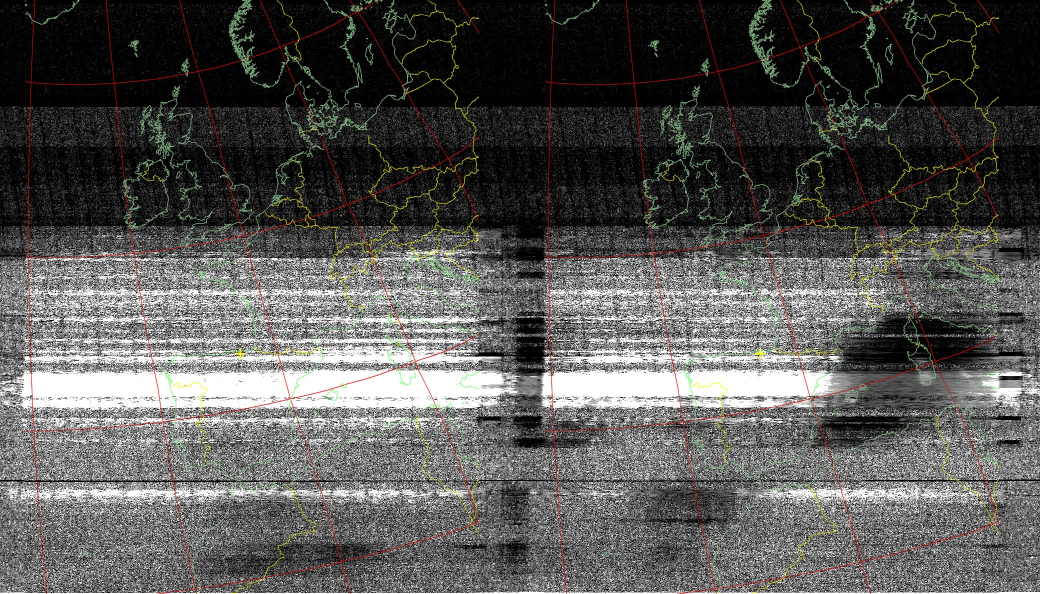
#> input picture public/projects/weather-images-from-space/06221116.jpg, 2080 x 1188 px (shown at 1/2 size)
$ python fft.py
#> lines starting #> are read from the running program, lines starting #| are printed output that depends on the picture
import numpy as np  # N-dimensional arrays
# from scipy.signal import firwin, lfilter  # filtering

from PIL import Image  # read images

# from skimage.io import imread  # read an image file
from scipy.io import wavfile  # writing wav files

import matplotlib.pyplot as plt  # showing an image plot

from tkinter import filedialog  # open/save a file through GUI

# import sys  # aborting the script

filename = filedialog.askopenfilename()  # get a jpg file, window pops up, go get jpg
#> the answer given: 06221116.jpg
data = Image.open(filename)   # open the jpg file
#> data is the input picture: PIL image 2080x1188 RGB; mean R, G, B 86.9, 86.2, 84.3
data = np.array(data)      # turn jpg into [w x h x 3]  matrix of numbers


# convert the jpg to grayscale using 1950s NTCS math
# now we lazy and just code it.
data = 0.2989*data[:,:,0] + 0.5870*data[:,:,1] + 0.1140*data[:,:,2]   # grayscale math old school
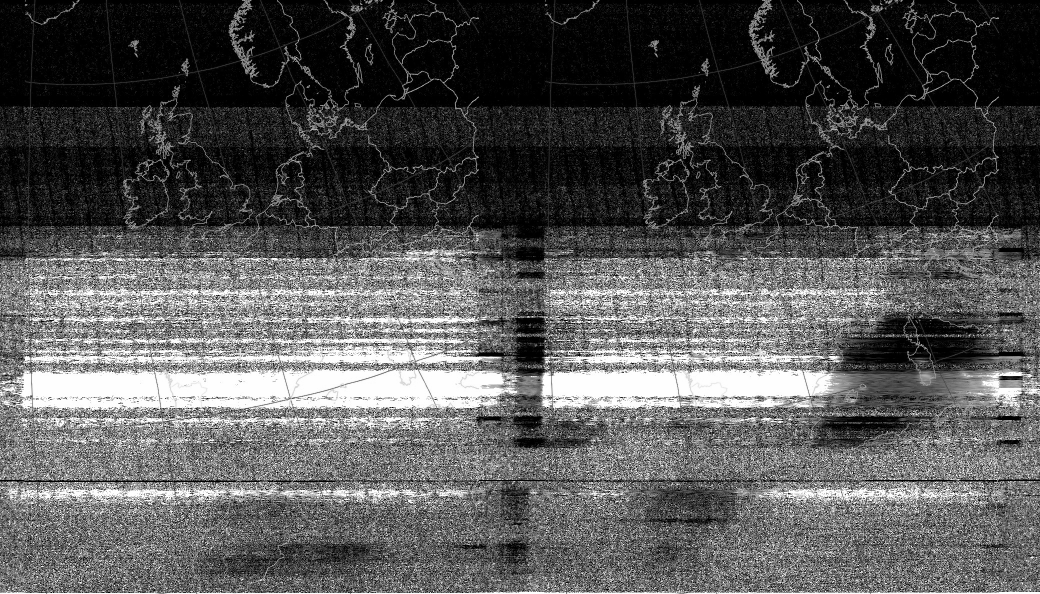
#> data: shape (1188, 2080) float64 (shown at 1/2 size); min 0, max 255, mean 86.2
# data is now a [w x h]  matrix,     so 3d to 2d


# show the image why not
plt.figure(1)
plt.imshow(data, cmap='gray') # imshow colormap = grayscale
plt.title('the picture ')
plt.show()  # show the image

# flip image up side down
data = np.flip(data,axis=0)
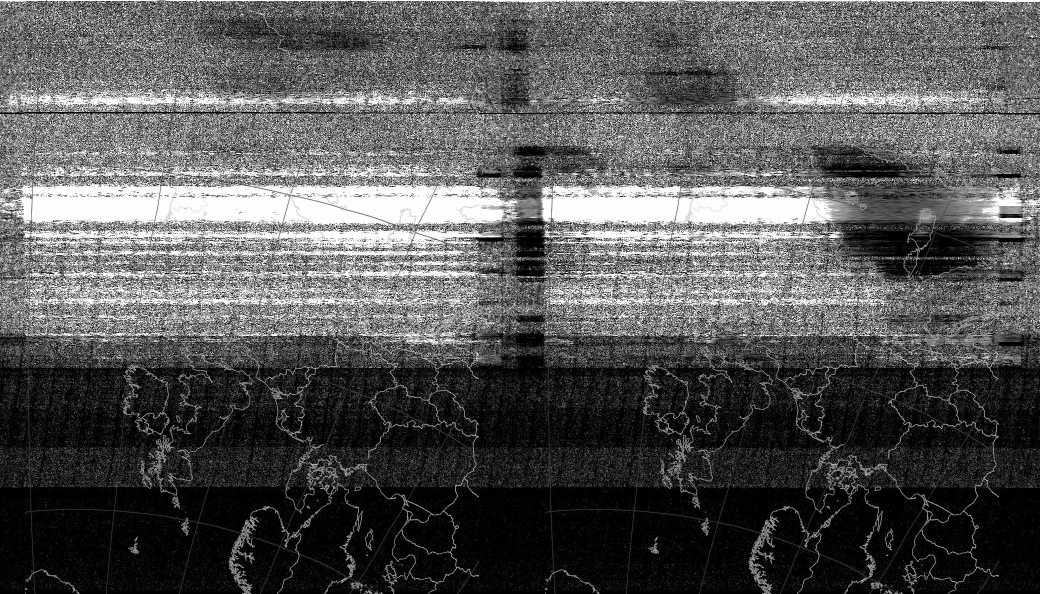
#> data: shape (1188, 2080) float64 (shown at 1/2 size); min 0, max 255, mean 86.2
plt.figure(2)
plt.imshow(data,cmap='gray')
plt.title('image now flipped')
plt.show()

#now the crazy part, need to do fftshift to place dc terms at extreme left and right
# crazy math parts, drinking strong beer is a good idea, beyond this part
data = np.fft.fftshift(data,axes=1)  #fftshift along width of image
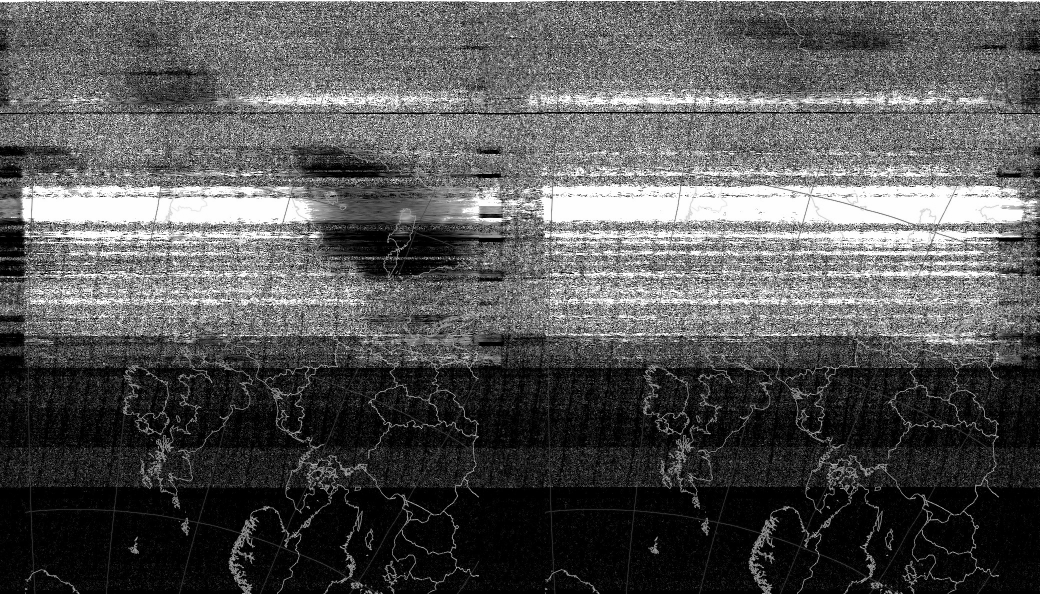
#> data: shape (1188, 2080) float64 (shown at 1/2 size); min 0, max 255, mean 86.2
plt.figure(3)
plt.imshow(data,cmap='gray')
plt.title('image now fftshift to dc regions')
plt.show()

#finally the ifft part
# this part converts the image into time domain signals
# this is the i/q data we send to transmitter for jamming.
data = np.fft.ifft(data,axis=1)  #ifft along width of image matrix
data = np.fft.ifftshift(data,axes=1)  #ifftshift along width of image


#flatten matrix into 1xN vector
data = data.flatten();    # 1xN vector

# normalize to -1 to 1 range
data /= np.max(np.abs(data))

#now scale to int16 range  -32768 to 32767
data = np.multiply(data,32767)


data = np.array([np.real(data), np.imag(data)]).T  # need transpose since wavefile.write expects shape (Nsamples, Nchannels)
#> data = 2471040 pairs, first value -3652.6 to 32767, second value -5651.3 to 5651.3
data = data.astype(np.int16)  # int16
#> data = 2471040 pairs, first value -3652 to 32767, second value -5651 to 5651


# see the signal before wav file save
plt.figure(4)
plt.plot(data[:,0],label='real data')
plt.plot(data[:,1],label='imag data')
plt.legend()
plt.title('I/Q time signal int16 ranges')
plt.show()
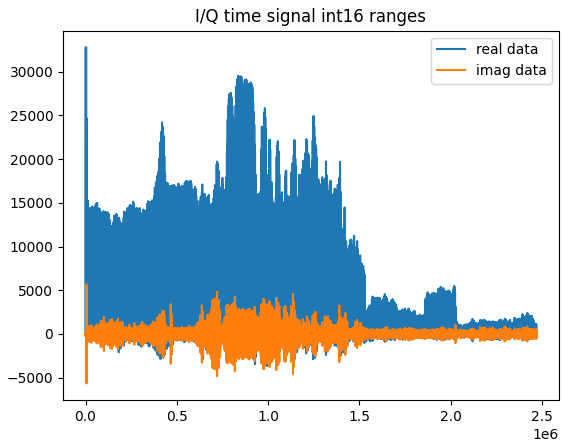
#> figure drawn by matplotlib, 1 panel; curve peaks at x = 3120, y = 32767; curve peaks at x = 5201, y = 5651


filetypes = [('WAV File', '*.wav')]
pathname = filedialog.asksaveasfilename(filetypes=filetypes, defaultextension=filetypes)

fs = 50e3  # sampling freq of wave file


wavfile.write(pathname, int(round(fs)), data )  # sampling rate needs to be an integer (samples per sec)

$ run again, on public/projects/weather-images-from-space/FirstSuccessful.jpg
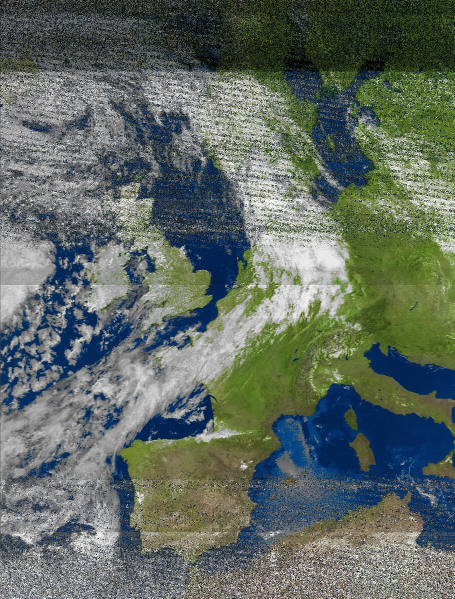
#> input picture public/projects/weather-images-from-space/FirstSuccessful.jpg, 909 x 1197 px (shown at 1/2 size)
#> data is the input picture: PIL image 909x1197 RGB; mean R, G, B 96.3, 106.8, 98.7
#> `data = np.fft.fftshift(data,axes=1)`:
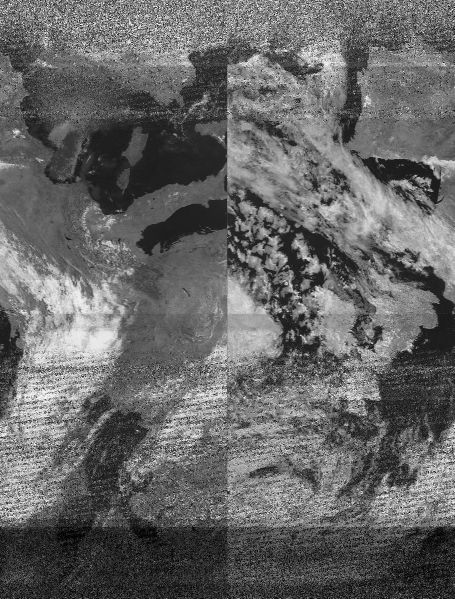
#> data: shape (1197, 909) float64 (shown at 1/2 size); min 0, max 255, mean 102.8
#> `data = np.array([np.real(data), np.imag(data)]).T`: data = 1088073 pairs, first value -7075.2 to 32767, second value -6088.7 to 6088.7
#> `data = data.astype(np.int16)`: data = 1088073 pairs, first value -7075 to 32767, second value -6088 to 6088
#> `plt.show()`:
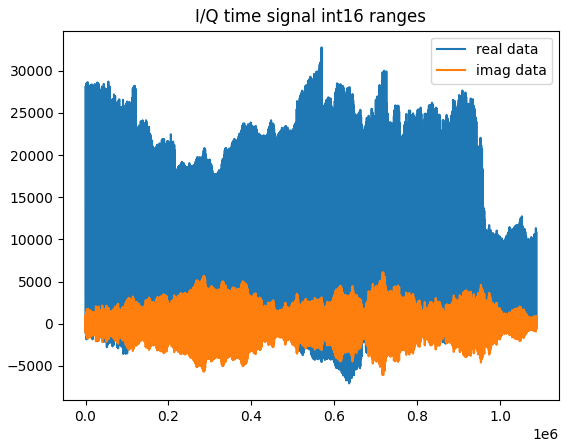
#> figure drawn by matplotlib, 1 panel; curve peaks at x = 569489, y = 32767; curve peaks at x = 716750, y = 6088
